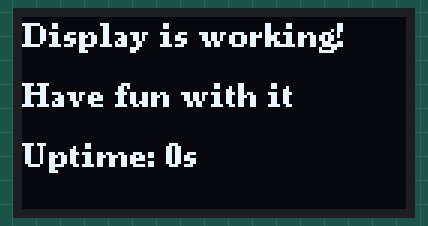
The sketch below on a simulated Arduino Uno, built with avr-gcc and run on an emulated ATmega328P. Parts: 128×64 one-colour display.

Above: at 0.2 s.
At 7.7 s:
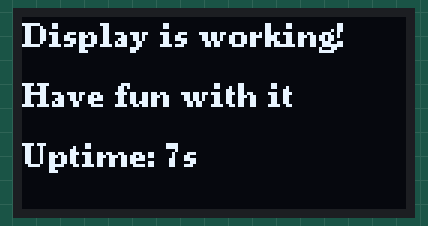
At 13.2 s:
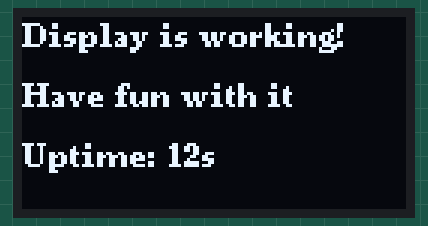
At 18.6 s:
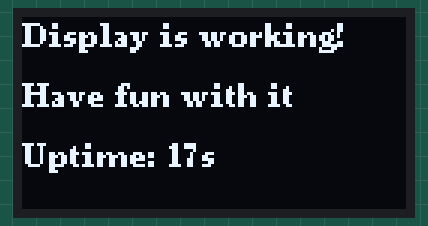
At 28.4 s:
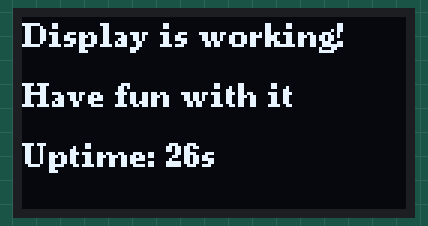
At 38.1 s:
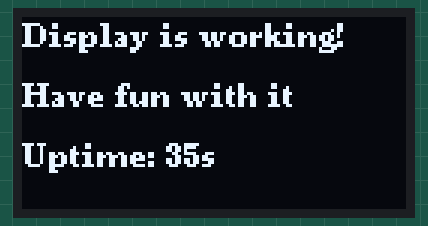

The sketch:

HW_364A_u8g2_1.ino
```cpp
#include <U8g2lib.h>

#define OLED_RESET     U8X8_PIN_NONE // Reset pin (not used)
#define OLED_SDA 14                  // D6
#define OLED_SCL 12                  // D5

U8G2_SSD1306_128X64_NONAME_F_HW_I2C u8g2(U8G2_R0, OLED_RESET, OLED_SCL, OLED_SDA);

int c = 0;

void handle_oled(int c) {
  u8g2.clearBuffer();
  u8g2.setFont(u8g2_font_ncenB08_tr);
  u8g2.drawStr(0, 10, "Display is working!");
  u8g2.drawStr(0, 30, "Have fun with it");
  char buffer[20];
  snprintf(buffer, sizeof(buffer), "Uptime: %ds", c);
  u8g2.drawStr(0, 50, buffer);
  u8g2.sendBuffer();
}

void setup() {
  u8g2.begin();
}

void loop() {
  handle_oled(c);
  c++;
  delay(1000);
}
```

Measured:
- what the display in image 0 shows lasts 1.1 s, from 0.1 s to 1.2 s
